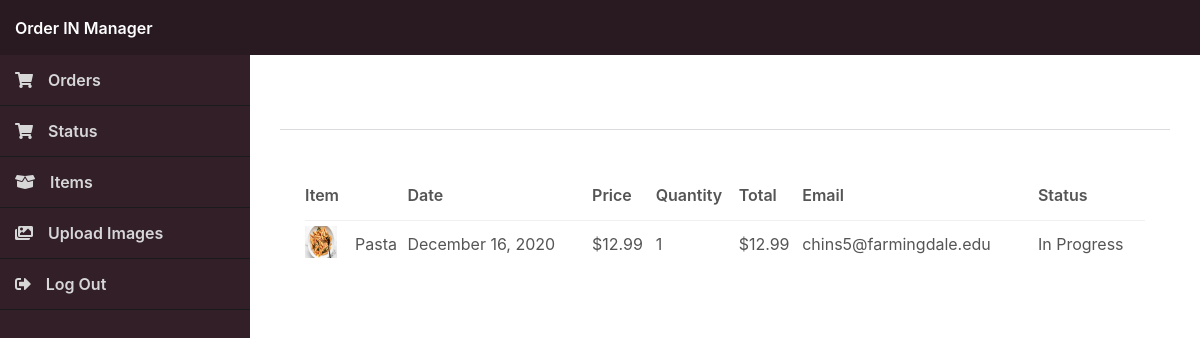
The page /manager/index.php (signed in) on the database its author committed.
### tables this page shows
CREATE TABLE `transactions` (
  `id` int(11) NOT NULL,
  `txn_id` varchar(255) NOT NULL,
  `payment_amount` decimal(7,2) NOT NULL,
  `payment_status` varchar(30) NOT NULL,
  `created` datetime NOT NULL,
  `payer_email` varchar(255) NOT NULL DEFAULT '',
  `first_name` varchar(100) NOT NULL DEFAULT '',
  `last_name` varchar(100) NOT NULL DEFAULT '',
  `address_street` varchar(255) NOT NULL DEFAULT '',
  `address_city` varchar(100) NOT NULL DEFAULT '',
  `address_state` varchar(100) NOT NULL DEFAULT '',
  `address_zip` varchar(50) NOT NULL DEFAULT '',
  `address_country` varchar(100) NOT NULL DEFAULT '',
  `account_id` int(11) DEFAULT NULL,
  `payment_method` varchar(50) NOT NULL DEFAULT 'website'
);

CREATE TABLE `items` (
  `id` int(11) NOT NULL,
  `name` varchar(200) NOT NULL,
  `desc` text NOT NULL,
  `price` decimal(7,2) NOT NULL,
  `quantity` int(11) NOT NULL,
  `img` text NOT NULL,
  `time` int(2) NOT NULL,
  `date_added` datetime NOT NULL DEFAULT current_timestamp()
);

CREATE TABLE `transactions_items` (
  `id` int(11) NOT NULL,
  `txn_id` varchar(255) NOT NULL,
  `item_id` int(11) NOT NULL,
  `item_price` decimal(7,2) NOT NULL,
  `item_quantity` int(11) NOT NULL,
  `item_options` varchar(255) NOT NULL
);

### manager/index.php (called while the page is built, shortened)
<?php
include '../functions.php';
$page = isset($_GET['page']) && file_exists($_GET['page'] . '.php') ? $_GET['page'] : 'orders';
include $page . '.php';
?>

### manager/orders.php (the view, shortened to what this page needs)
<?php
$restaurant = isset($_SESSION['account_rID']) ? $_SESSION['account_rID'] : '';
$stmt = $pdo->prepare('SELECT
    i.img AS img,
    i.name AS name,
    t.*,
    ti.item_price AS price,
    ti.item_quantity AS quantity,
    ti.item_options AS options
    FROM transactions t
    JOIN transactions_items ti ON ti.txn_id = t.txn_id
    JOIN items i ON i.id = ti.item_id
    JOIN items_restaurants ir ON ir.item_id = i.id
    JOIN restaurants r ON r.id = ir.restaurant_id AND r.id = :restaurant_id
    ORDER BY t.created DESC');
$stmt->bindValue(':restaurant_id', $restaurant, PDO::PARAM_INT);
$stmt->execute();
$orders = $stmt->fetchAll(PDO::FETCH_ASSOC);
?>
<?=template_manager_header('Orders')?>
<h2>Orders</h2>
<div class="content-block">
    <div class="table">
        <table>
            <thead>
                <tr>
                    <td colspan="2">Item</td>
                    <td class="responsive-hidden">Date</td>
                    <td class="responsive-hidden">Price</td>
                    <td>Quantity</td>
                    <td>Total</td>
                    <td class="responsive-hidden">Email</td>
                    <td class="responsive-hidden">Status</td>
                </tr>
            </thead>
            <tbody>
                <?php if (empty($orders)): ?>
                <tr>
                    <td colspan="8" style="text-align:center;">There are no recent orders</td>
                </tr>
                <?php else: ?>
                <?php foreach ($orders as $order): ?>
                <tr class="details">
                    <td class="img">
                        <?php if (!empty($order['img']) && file_exists('../imgs/' . $order['img'])): ?>
                        <img src="../imgs/<?=$order['img']?>" width="32" height="32" alt="<?=$order['name']?>">
                        <?php endif; ?>
                    </td>
                    <td><?=$order['name']?></td>
                    <td class="responsive-hidden"><?=date('F j, Y', strtotime($order['created']))?></td>
                    <td class="responsive-hidden"><?=currency_code?><?=number_format($order['price'],2)?></td>
                    <td><?=$order['quantity']?></td>
                    <td><?=currency_code?><?=number_format($order['price'] * $order['quantity'], 2)?></td>
                    <td class="responsive-hidden"><?=$order['payer_email']?></td>
                    <td class="responsive-hidden"><?=$order['payment_status']?></td>
                </tr>
                <?php endforeach; ?>
                <?php endif; ?>
            </tbody>
        </table>
    </div>
</div>
<?=template_admin_footer()?>

### manager/manager.css (style rules this page uses)
* { box-sizing: border-box; font-family: -apple-system, BlinkMacSystemFont, "segoe ui", roboto, oxygen, ubuntu, cantarell, "fira sans", "droid sans", "helvetica neue", Arial, sans-serif; font-size: 16px; -webkit-font-smoothing: antialiased; -moz-osx-font-smoothing: grayscale; }
html { height: 100%; }
body { position: relative; min-height: 100%; color: #555555; background-image: url(../imgs/background.jpg); background-size: cover; margin: 0; }
h1, h2, h3, h4, h5 { color: white; margin: 0; padding: 0; }
main h2 { font-size: 20px; padding-bottom: 20px; border-bottom: 1px solid #dbdbdd; }
main .content-block { background-color: #fff; margin-top: 25px; padding: 15px; }
main .table { padding: 0 10px; }
main .table table { width: 100%; border-collapse: collapse; }
main .table table thead td { font-weight: 600; padding: 15px 0; }
main .table table thead tr { border-bottom: 1px solid #f0f0f1; }
main .table table tbody td { padding: 5px 0; }
main .table table tbody .img { width: 50px; }
main .table table .details { cursor: pointer; }

### rows shown on the page
transactions: items.img (picture), items.name "Pasta", created "December 16, 2020", transactions_items.item_price "12.99", transactions_items.item_quantity "1", payer_email "chins5@farmingdale.edu", payment_status "In Progress"
